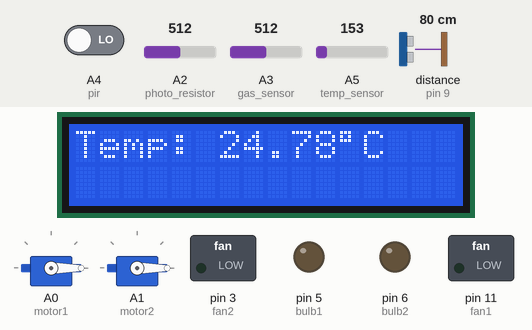
A sketch run on a simulated Arduino Uno, built with avr-gcc and run on an emulated ATmega328P. Parts: 2 × servo, 16×2 character LCD, switched loads named in the sketch (green lamp = pin HIGH), output pins drawn as LEDs (lit = HIGH). Wiring (inferred from the names in the program): ultrasonic range finder: trigger pin 10; echo pin 9. The inputs (shaded band) are chosen by the test bench; at power-on: A3 (gas_sensor) = 512, A2 (photo_resistor) = 512, A4 (pir) LOW, A5 (temp_sensor) = 153, distance to the obstacle (sensor on pin 9) 80 cm. The echo pulse lasts 58.3 µs per cm; pins used as bus, display or sensor lines are not drawn; what the sketch prints to the serial monitor is not drawn.

Above: at 1.1 s.
2.3 s: A3 (gas_sensor) set to 191
6.1 s: A3 (gas_sensor) set to 171
At 9.3 s:
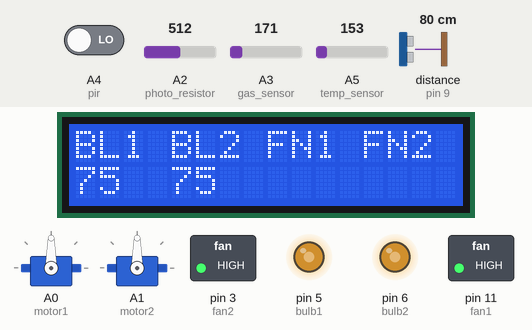
11.5 s: A2 (photo_resistor) set to 527
At 13.6 s:
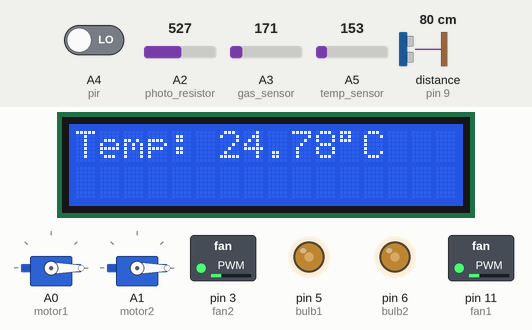
15.3 s: A4 (pir) driven HIGH
At 18.1 s:
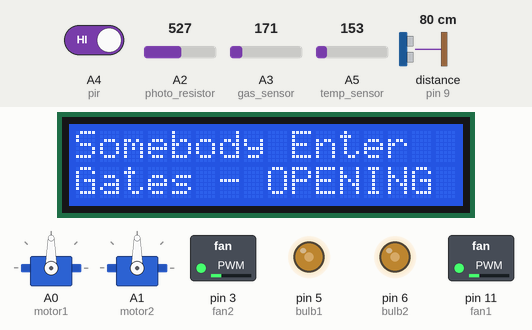
18.7 s: A2 (photo_resistor) set to 565
23.8 s: A2 (photo_resistor) set to 593
At 26.6 s:
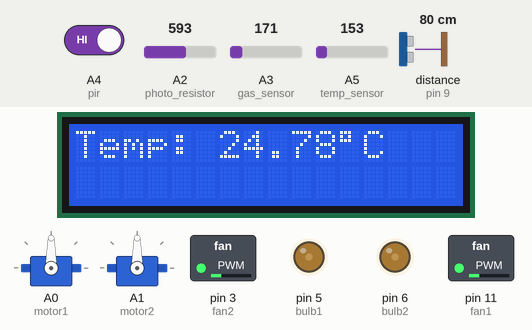
Timing chart, 0 to 28.1 s (numbered marks = the images above; inputs shaded):
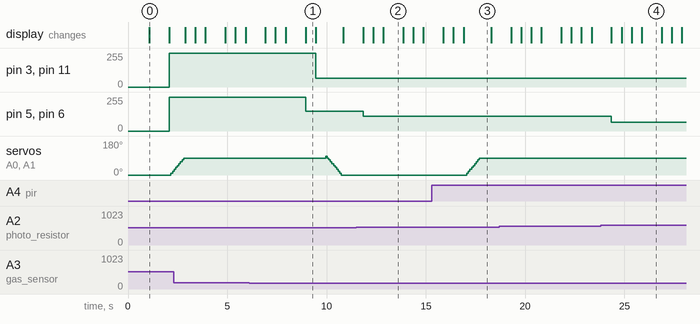

Measured:
- the behaviour switches between 180 and 179 on A3 (gas_sensor) (found by bisection; images 0 and 1)
- the behaviour switches between 517 and 518 on A2 (photo_resistor) (found by bisection; images 1 and 2)
- the behaviour switches between 574 and 575 on A2 (photo_resistor) (found by bisection; images 3 and 4)
- after the input at 6.1 s, pin 3 (fan2), pin 11 (fan1): 255/255 → 64/255 after 3.3 s; pin 5 (bulb1), pin 6 (bulb2): 255/255 → 150/255 after 2.8 s; the display: first differs from a run without the input after 2.8 s (image 1)
- after the input at 11.5 s, pin 5 (bulb1), pin 6 (bulb2): 150/255 → 110/255 after 0.34 s
- after the input at 15.3 s, servo on A0 (motor1), servo on A1 (motor2): moves from 0° to 90° over 0.64 s, starting after 1.8 s; the display: first differs from a run without the input after 1.6 s (image 3)
- after the input at 23.8 s, pin 5 (bulb1), pin 6 (bulb2): 110/255 → 64/255 after 0.55 s

The sketch:

smart_home_auto_vri1.ino
```cpp
#include <LiquidCrystal.h>
#include <Servo.h>
Servo motor1;
Servo motor2;
int pos = 0;
int pir = A4;
LiquidCrystal lcd(2,4,7,8,12,13);
const int trigpin = 10;
const int echopin = 9;
int gas_sensor = A3;
const int temp_sensor = A5;
const int photo_resistor = A2;

int bulb1 = 5;
int bulb2 = 6;
int fan1 = 11;
int fan2 = 3;
byte automatic[] = {
  B00000,
  B00000,
  B01110,
  B10001,
  B10101,
  B10001,
  B01110,
  B00000
};

int button1 = 3;
int button2 = 5;
int button3 = 6;
int button4 = 11;
double distancecm;
double duration;
double distanceinch;
float temp_reading;
float temp;
float temp_final;
int i;

void setup()
{
  pinMode(trigpin,OUTPUT);
  pinMode(echopin,INPUT);
    motor1.attach(A0);
    motor2.attach(A1);
    motor1.write(pos);
    motor2.write(pos);
  lcd.createChar(0,automatic);
  lcd.begin(16,2);
  lcd.setCursor(4,0);
  lcd.print("Complete");
  lcd.setCursor(3,1);
  lcd.print("Automation ");
  lcd.write(byte(0));
  delay(1000);
  lcd.clear();
  Serial.begin(9600);
}
void loop()
{

  digitalWrite(trigpin,LOW);
  delayMicroseconds(2);
  digitalWrite(trigpin,HIGH);
  delayMicroseconds(10);
  digitalWrite(trigpin,LOW);
  duration = pulseIn(echopin,HIGH);
   distancecm = (duration*0.034)/2;
  distanceinch = (duration*0.0133)/2;
 // Serial.print("Distance in cm =");
 // Serial.println(distancecm);

  int analog_sensor = analogRead(gas_sensor);
  temp_reading = analogRead(temp_sensor);
  temp = (temp_reading/1023)*5000;
  temp_final = (temp - 500)/10;
  lcd.clear();  // Optional: clears the LCD screen
  lcd.setCursor(0, 0);
  lcd.print("Temp: ");
  lcd.print(temp_final);
  lcd.print((char)223); // prints degree symbol
  lcd.print("C");
  delay(1000);  // Wait for 1 second to let user read
 // Serial.print("Temperature : ");
 // Serial.println(temp_final);
 // Serial.print("Sensor : ");
  Serial.println(analog_sensor);


  int photo = analogRead(photo_resistor);
 // Serial.println(photo);

 // analogWrite(A4,255);
 // analogWrite(fan2,64);


  if(photo <= 425 & distancecm <= 305 & analog_sensor < 180)
  {
    lcd.clear();
    analogWrite(bulb1,255);
    analogWrite(bulb2,255);
   lcd.setCursor(0,0);
  lcd.print("BL1");
  lcd.print(" BL2");
  lcd.print(" FN1 ");
  lcd.print("FN2");
  lcd.setCursor(0,1);
  lcd.print("100");
  lcd.setCursor(4,1);
  lcd.print("100");
    delay(500);
  }
  else if(photo > 425 & photo <=517 & distancecm <= 305 & analog_sensor < 180)
  {
    lcd.clear();
    analogWrite(bulb1,150);
    analogWrite(bulb2,150);
    lcd.setCursor(0,0);
  lcd.print("BL1");
  lcd.print(" BL2");
  lcd.print(" FN1 ");
  lcd.print("FN2");
  lcd.setCursor(0,1);
  lcd.print("75");
  lcd.setCursor(4,1);
  lcd.print("75");
    delay(500);
  }
   else if(photo > 517 & photo <=574 & distancecm <= 305 & analog_sensor < 180)
  {
    lcd.clear();
    analogWrite(bulb1,110);
    analogWrite(bulb2,110);
  lcd.setCursor(0,0);
  lcd.print("BL1");
  lcd.print(" BL2");
  lcd.print(" FN1 ");
  lcd.print("FN2");
  lcd.setCursor(0,1);
  lcd.print("50");
  lcd.setCursor(4,1);
  lcd.print("50");
    delay(500);
  }
   else if(photo > 574 & photo <=630 & distancecm <= 305 & analog_sensor < 180)
  {
    lcd.clear();
    analogWrite(bulb1,64);
    analogWrite(bulb2,64);
  lcd.setCursor(0,0);
  lcd.print("BL1");
  lcd.print(" BL2");
  lcd.print(" FN1 ");
  lcd.print("FN2");
  lcd.setCursor(0,1);
  lcd.print("25");
  lcd.setCursor(4,1);
  lcd.print("25");
    delay(500);
  }
   else if(photo > 630 & distancecm <= 305 & analog_sensor < 180)
  {
    lcd.clear();
    analogWrite(bulb1,0);
    analogWrite(bulb2,0);
  lcd.setCursor(0,0);
  lcd.print("BL1");
  lcd.print(" BL2");
  lcd.print(" FN1 ");
  lcd.print("FN2");
  lcd.setCursor(0,1);
  lcd.print("OFF");
  lcd.setCursor(4,1);
  lcd.print("OFF");
    delay(500);
  }
  else if(distancecm > 305  & analog_sensor < 180)
  {
    lcd.clear();
    analogWrite(bulb1,0);
    analogWrite(bulb2,0);
     analogWrite(fan1,0);
    analogWrite(fan2,0);
  lcd.setCursor(3,0);
  lcd.print("System off");

  lcd.setCursor(1,1);
  lcd.print("Nobody in Room");
 // lcd.print("OFF ");
    delay(500);
  }

  else if(analog_sensor >= 180)
  {
    lcd.clear();
     analogWrite(bulb1,255);
    analogWrite(bulb2,255);
     analogWrite(fan1,255);
    analogWrite(fan2,255);
    motoropen();

     lcd.setCursor(3,0);
  lcd.print("DANGER");

  lcd.setCursor(0,1);
  lcd.print("EXIT FROM ROOM");
 // lcd.print("OFF ");
    delay(500);
  }
  if(temp_final >= 20 & temp_final < 30 & distancecm <= 305 & analog_sensor < 180)
  {
    lcd.clear();
    analogWrite(fan1,64);
    analogWrite(fan2,64);
  lcd.setCursor(0,0);
  lcd.print("BL1");
  lcd.print(" BL2");
  lcd.print(" FN1 ");
  lcd.print("FN2");
  lcd.setCursor(8,1);
  lcd.print("25");
  lcd.setCursor(12,1);
  lcd.print("25");
    delay(500);
  }
  else if(temp_final >= 30 & temp_final < 45  & distancecm <= 305 & analog_sensor < 180)
  {
     lcd.clear();
    analogWrite(fan1,128);
    analogWrite(fan2,128);
  lcd.setCursor(0,0);
  lcd.print("BL1");
  lcd.print(" BL2");
  lcd.print(" FN1 ");
  lcd.print("FN2");
  lcd.setCursor(8,1);
  lcd.print("50");
  lcd.setCursor(12,1);
  lcd.print("50");
    delay(500);
  }
  else if(temp_final >= 45 & temp_final < 60  & distancecm <= 305 & analog_sensor < 180)
  {
     lcd.clear();
    analogWrite(fan1,150);
    analogWrite(fan2,150);
  lcd.setCursor(0,0);
  lcd.print("BL1");
  lcd.print(" BL2");
  lcd.print(" FN1 ");
  lcd.print("FN2");
  lcd.setCursor(8,1);
  lcd.print("75");
  lcd.setCursor(12,1);
  lcd.print("75");
    delay(500);
  }
   else if( temp_final < 0  & distancecm <= 305 & analog_sensor < 180)
  {
     lcd.clear();
    analogWrite(fan1,0);
    analogWrite(fan2,0);
  lcd.setCursor(0,0);
  lcd.print("BL1");
  lcd.print(" BL2");
  lcd.print(" FN1 ");
  lcd.print("FN2");
  lcd.setCursor(8,1);
  lcd.print("OFF");
  lcd.setCursor(12,1);
  lcd.print("OFF");
    delay(500);
  }
   else if(temp_final >= 60 & distancecm <= 305 & analog_sensor < 180)
  {
     lcd.clear();
    analogWrite(fan1,255);
    analogWrite(fan2,255);
  lcd.setCursor(0,0);
  lcd.print("BL1");
  lcd.print(" BL2");
  lcd.print(" FN1 ");
  lcd.print("FN2");
  lcd.setCursor(8,1);
  lcd.print("100");
  lcd.setCursor(12,1);
  lcd.print("100");
    delay(500);
  }


 if(analog_sensor > 180)
  {
     lcd.clear();
    analogWrite(fan1,255);
    analogWrite(fan2,255);
    analogWrite(bulb1,255);
    analogWrite(bulb2,255);
    lcd.setCursor(0,0);
    lcd.print("Danger....");
    motoropen();
    delay(500);
  }
  int pirvalue = digitalRead(pir);
  if(pirvalue == HIGH)
  {
     lcd.clear();
    lcd.setCursor(0,0);
    lcd.print("Somebody Enter");
    lcd.setCursor(0,1);
    lcd.print("Gates - OPENING");
    motoropen();
    delay(500);
  }
  else if(analog_sensor < 180)
  {
   motorclose();
  }


  }

void motoropen()
{
 for(;pos <= 90;pos+=10)
 {
  motor1.write(pos);
   motor2.write(pos);
   delay(80);
 }
}
void motorclose()
{
 for(;pos>=0;pos-=10)
 {
  motor1.write(pos);
   motor2.write(pos);
   delay(80);
 }
}
```
